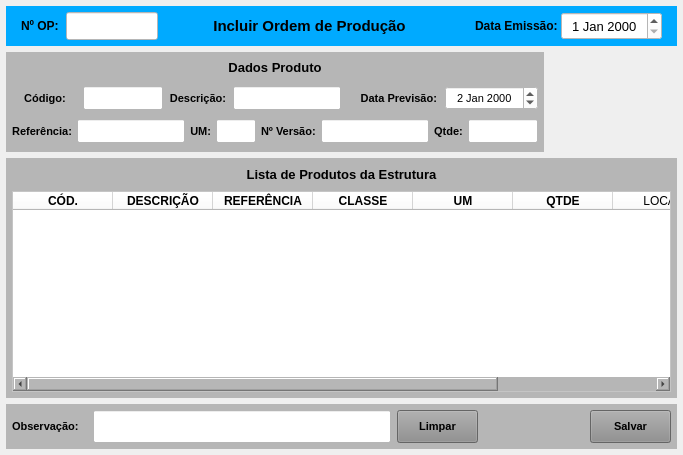
<?xml version="1.0" encoding="UTF-8"?>
<ui version="4.0">
 <class>MainWindow</class>
 <widget class="QMainWindow" name="MainWindow">
  <property name="geometry">
   <rect>
    <x>0</x>
    <y>0</y>
    <width>683</width>
    <height>455</height>
   </rect>
  </property>
  <property name="windowTitle">
   <string>Incluir Ordem de Produção</string>
  </property>
  <widget class="QWidget" name="centralwidget">
   <property name="styleSheet">
    <string notr="true"/>
   </property>
   <layout class="QVBoxLayout" name="verticalLayout_2">
    <property name="spacing">
     <number>6</number>
    </property>
    <property name="leftMargin">
     <number>6</number>
    </property>
    <property name="topMargin">
     <number>6</number>
    </property>
    <property name="rightMargin">
     <number>6</number>
    </property>
    <property name="bottomMargin">
     <number>6</number>
    </property>
    <item>
     <widget class="QWidget" name="widget_cabecalho" native="true">
      <property name="sizePolicy">
       <sizepolicy hsizetype="Preferred" vsizetype="Preferred">
        <horstretch>0</horstretch>
        <verstretch>0</verstretch>
       </sizepolicy>
      </property>
      <property name="minimumSize">
       <size>
        <width>0</width>
        <height>0</height>
       </size>
      </property>
      <property name="maximumSize">
       <size>
        <width>16777215</width>
        <height>40</height>
       </size>
      </property>
      <property name="styleSheet">
       <string notr="true">background-color: rgb(0, 170, 255);</string>
      </property>
      <layout class="QHBoxLayout" name="horizontalLayout">
       <property name="spacing">
        <number>0</number>
       </property>
       <property name="leftMargin">
        <number>15</number>
       </property>
       <property name="topMargin">
        <number>6</number>
       </property>
       <property name="rightMargin">
        <number>15</number>
       </property>
       <property name="bottomMargin">
        <number>6</number>
       </property>
       <item>
        <widget class="QLabel" name="label_3">
         <property name="sizePolicy">
          <sizepolicy hsizetype="Preferred" vsizetype="Preferred">
           <horstretch>0</horstretch>
           <verstretch>0</verstretch>
          </sizepolicy>
         </property>
         <property name="minimumSize">
          <size>
           <width>0</width>
           <height>0</height>
          </size>
         </property>
         <property name="maximumSize">
          <size>
           <width>45</width>
           <height>16777215</height>
          </size>
         </property>
         <property name="font">
          <font>
           <pointsize>9</pointsize>
           <weight>75</weight>
           <bold>true</bold>
          </font>
         </property>
         <property name="text">
          <string>Nº OP:</string>
         </property>
         <property name="alignment">
          <set>Qt::AlignLeading|Qt::AlignLeft|Qt::AlignVCenter</set>
         </property>
        </widget>
       </item>
       <item>
        <widget class="QLineEdit" name="line_Num_OP">
         <property name="sizePolicy">
          <sizepolicy hsizetype="Preferred" vsizetype="Preferred">
           <horstretch>0</horstretch>
           <verstretch>0</verstretch>
          </sizepolicy>
         </property>
         <property name="maximumSize">
          <size>
           <width>92</width>
           <height>16777215</height>
          </size>
         </property>
         <property name="font">
          <font>
           <pointsize>12</pointsize>
          </font>
         </property>
         <property name="styleSheet">
          <string notr="true">background-color: rgb(255, 255, 255);</string>
         </property>
         <property name="inputMask">
          <string/>
         </property>
         <property name="text">
          <string/>
         </property>
         <property name="frame">
          <bool>true</bool>
         </property>
         <property name="echoMode">
          <enum>QLineEdit::Normal</enum>
         </property>
         <property name="alignment">
          <set>Qt::AlignCenter</set>
         </property>
         <property name="dragEnabled">
          <bool>false</bool>
         </property>
         <property name="placeholderText">
          <string/>
         </property>
        </widget>
       </item>
       <item>
        <widget class="QLabel" name="label_13">
         <property name="sizePolicy">
          <sizepolicy hsizetype="Preferred" vsizetype="Preferred">
           <horstretch>0</horstretch>
           <verstretch>0</verstretch>
          </sizepolicy>
         </property>
         <property name="minimumSize">
          <size>
           <width>0</width>
           <height>0</height>
          </size>
         </property>
         <property name="font">
          <font>
           <pointsize>11</pointsize>
           <weight>75</weight>
           <bold>true</bold>
          </font>
         </property>
         <property name="text">
          <string>Incluir Ordem de Produção</string>
         </property>
         <property name="alignment">
          <set>Qt::AlignCenter</set>
         </property>
        </widget>
       </item>
       <item>
        <widget class="QLabel" name="label_11">
         <property name="sizePolicy">
          <sizepolicy hsizetype="Preferred" vsizetype="Preferred">
           <horstretch>0</horstretch>
           <verstretch>0</verstretch>
          </sizepolicy>
         </property>
         <property name="minimumSize">
          <size>
           <width>0</width>
           <height>0</height>
          </size>
         </property>
         <property name="maximumSize">
          <size>
           <width>100</width>
           <height>16777215</height>
          </size>
         </property>
         <property name="font">
          <font>
           <pointsize>9</pointsize>
           <weight>75</weight>
           <bold>true</bold>
          </font>
         </property>
         <property name="text">
          <string>Data Emissão: </string>
         </property>
         <property name="alignment">
          <set>Qt::AlignRight|Qt::AlignTrailing|Qt::AlignVCenter</set>
         </property>
        </widget>
       </item>
       <item>
        <widget class="QDateEdit" name="date_Emissao">
         <property name="sizePolicy">
          <sizepolicy hsizetype="Preferred" vsizetype="Preferred">
           <horstretch>0</horstretch>
           <verstretch>0</verstretch>
          </sizepolicy>
         </property>
         <property name="minimumSize">
          <size>
           <width>0</width>
           <height>0</height>
          </size>
         </property>
         <property name="maximumSize">
          <size>
           <width>101</width>
           <height>16777215</height>
          </size>
         </property>
         <property name="font">
          <font>
           <pointsize>10</pointsize>
          </font>
         </property>
         <property name="styleSheet">
          <string notr="true">background-color: rgb(255, 255, 255);</string>
         </property>
         <property name="alignment">
          <set>Qt::AlignCenter</set>
         </property>
        </widget>
       </item>
      </layout>
     </widget>
    </item>
    <item>
     <widget class="QWidget" name="widget" native="true">
      <property name="minimumSize">
       <size>
        <width>0</width>
        <height>0</height>
       </size>
      </property>
      <property name="maximumSize">
       <size>
        <width>16777215</width>
        <height>100</height>
       </size>
      </property>
      <property name="font">
       <font>
        <pointsize>8</pointsize>
       </font>
      </property>
      <layout class="QHBoxLayout" name="horizontalLayout_2">
       <property name="leftMargin">
        <number>0</number>
       </property>
       <property name="topMargin">
        <number>0</number>
       </property>
       <property name="rightMargin">
        <number>0</number>
       </property>
       <property name="bottomMargin">
        <number>0</number>
       </property>
       <item>
        <widget class="QWidget" name="widget_Cor4" native="true">
         <property name="sizePolicy">
          <sizepolicy hsizetype="Preferred" vsizetype="Preferred">
           <horstretch>0</horstretch>
           <verstretch>0</verstretch>
          </sizepolicy>
         </property>
         <property name="minimumSize">
          <size>
           <width>0</width>
           <height>0</height>
          </size>
         </property>
         <property name="maximumSize">
          <size>
           <width>16777215</width>
           <height>16777215</height>
          </size>
         </property>
         <property name="font">
          <font>
           <pointsize>8</pointsize>
          </font>
         </property>
         <property name="styleSheet">
          <string notr="true">background-color: rgb(182, 182, 182);</string>
         </property>
         <layout class="QVBoxLayout" name="verticalLayout_4">
          <property name="spacing">
           <number>1</number>
          </property>
          <property name="leftMargin">
           <number>1</number>
          </property>
          <property name="topMargin">
           <number>1</number>
          </property>
          <property name="rightMargin">
           <number>1</number>
          </property>
          <property name="bottomMargin">
           <number>3</number>
          </property>
          <item>
           <widget class="QWidget" name="widget_16" native="true">
            <property name="minimumSize">
             <size>
              <width>0</width>
              <height>0</height>
             </size>
            </property>
            <property name="maximumSize">
             <size>
              <width>16777215</width>
              <height>25</height>
             </size>
            </property>
            <property name="font">
             <font>
              <pointsize>8</pointsize>
             </font>
            </property>
            <property name="styleSheet">
             <string notr="true"/>
            </property>
            <layout class="QHBoxLayout" name="horizontalLayout_17">
             <property name="spacing">
              <number>3</number>
             </property>
             <property name="leftMargin">
              <number>3</number>
             </property>
             <property name="topMargin">
              <number>3</number>
             </property>
             <property name="rightMargin">
              <number>3</number>
             </property>
             <property name="bottomMargin">
              <number>3</number>
             </property>
             <item>
              <widget class="QLabel" name="label_52">
               <property name="maximumSize">
                <size>
                 <width>16777215</width>
                 <height>16777215</height>
                </size>
               </property>
               <property name="font">
                <font>
                 <pointsize>10</pointsize>
                 <weight>75</weight>
                 <bold>true</bold>
                </font>
               </property>
               <property name="text">
                <string>Dados Produto</string>
               </property>
               <property name="alignment">
                <set>Qt::AlignCenter</set>
               </property>
              </widget>
             </item>
            </layout>
           </widget>
          </item>
          <item>
           <widget class="QWidget" name="widget_37" native="true">
            <property name="minimumSize">
             <size>
              <width>0</width>
              <height>0</height>
             </size>
            </property>
            <property name="maximumSize">
             <size>
              <width>16777215</width>
              <height>30</height>
             </size>
            </property>
            <property name="font">
             <font>
              <pointsize>8</pointsize>
             </font>
            </property>
            <property name="styleSheet">
             <string notr="true"/>
            </property>
            <layout class="QHBoxLayout" name="horizontalLayout_4">
             <property name="spacing">
              <number>5</number>
             </property>
             <property name="leftMargin">
              <number>5</number>
             </property>
             <property name="topMargin">
              <number>3</number>
             </property>
             <property name="rightMargin">
              <number>5</number>
             </property>
             <property name="bottomMargin">
              <number>3</number>
             </property>
             <item>
              <widget class="QLabel" name="label_54">
               <property name="minimumSize">
                <size>
                 <width>0</width>
                 <height>0</height>
                </size>
               </property>
               <property name="maximumSize">
                <size>
                 <width>66</width>
                 <height>16777215</height>
                </size>
               </property>
               <property name="font">
                <font>
                 <pointsize>8</pointsize>
                 <weight>75</weight>
                 <bold>true</bold>
                </font>
               </property>
               <property name="text">
                <string>Código:</string>
               </property>
               <property name="alignment">
                <set>Qt::AlignCenter</set>
               </property>
              </widget>
             </item>
             <item>
              <widget class="QLineEdit" name="line_Codigo">
               <property name="sizePolicy">
                <sizepolicy hsizetype="Preferred" vsizetype="Preferred">
                 <horstretch>0</horstretch>
                 <verstretch>0</verstretch>
                </sizepolicy>
               </property>
               <property name="minimumSize">
                <size>
                 <width>0</width>
                 <height>0</height>
                </size>
               </property>
               <property name="maximumSize">
                <size>
                 <width>80</width>
                 <height>16777215</height>
                </size>
               </property>
               <property name="font">
                <font>
                 <pointsize>8</pointsize>
                </font>
               </property>
               <property name="styleSheet">
                <string notr="true">background-color: rgb(255, 255, 255);</string>
               </property>
               <property name="alignment">
                <set>Qt::AlignCenter</set>
               </property>
               <property name="placeholderText">
                <string/>
               </property>
              </widget>
             </item>
             <item>
              <widget class="QLabel" name="label_49">
               <property name="minimumSize">
                <size>
                 <width>0</width>
                 <height>0</height>
                </size>
               </property>
               <property name="maximumSize">
                <size>
                 <width>60</width>
                 <height>16777215</height>
                </size>
               </property>
               <property name="font">
                <font>
                 <pointsize>8</pointsize>
                 <weight>75</weight>
                 <bold>true</bold>
                </font>
               </property>
               <property name="text">
                <string>Descrição:</string>
               </property>
               <property name="alignment">
                <set>Qt::AlignCenter</set>
               </property>
              </widget>
             </item>
             <item>
              <widget class="QLineEdit" name="line_Descricao">
               <property name="sizePolicy">
                <sizepolicy hsizetype="Preferred" vsizetype="Preferred">
                 <horstretch>0</horstretch>
                 <verstretch>0</verstretch>
                </sizepolicy>
               </property>
               <property name="minimumSize">
                <size>
                 <width>0</width>
                 <height>0</height>
                </size>
               </property>
               <property name="maximumSize">
                <size>
                 <width>16777215</width>
                 <height>16777215</height>
                </size>
               </property>
               <property name="font">
                <font>
                 <pointsize>8</pointsize>
                </font>
               </property>
               <property name="styleSheet">
                <string notr="true">background-color: rgb(255, 255, 255);</string>
               </property>
               <property name="alignment">
                <set>Qt::AlignLeading|Qt::AlignLeft|Qt::AlignVCenter</set>
               </property>
              </widget>
             </item>
             <item>
              <widget class="QLabel" name="label_17">
               <property name="sizePolicy">
                <sizepolicy hsizetype="Preferred" vsizetype="Preferred">
                 <horstretch>0</horstretch>
                 <verstretch>0</verstretch>
                </sizepolicy>
               </property>
               <property name="minimumSize">
                <size>
                 <width>0</width>
                 <height>0</height>
                </size>
               </property>
               <property name="maximumSize">
                <size>
                 <width>95</width>
                 <height>16777215</height>
                </size>
               </property>
               <property name="font">
                <font>
                 <pointsize>8</pointsize>
                 <weight>75</weight>
                 <bold>true</bold>
                </font>
               </property>
               <property name="text">
                <string>Data Previsão: </string>
               </property>
               <property name="alignment">
                <set>Qt::AlignRight|Qt::AlignTrailing|Qt::AlignVCenter</set>
               </property>
              </widget>
             </item>
             <item>
              <widget class="QDateEdit" name="date_Previsao">
               <property name="sizePolicy">
                <sizepolicy hsizetype="Preferred" vsizetype="Preferred">
                 <horstretch>0</horstretch>
                 <verstretch>0</verstretch>
                </sizepolicy>
               </property>
               <property name="minimumSize">
                <size>
                 <width>0</width>
                 <height>0</height>
                </size>
               </property>
               <property name="maximumSize">
                <size>
                 <width>101</width>
                 <height>16777215</height>
                </size>
               </property>
               <property name="font">
                <font>
                 <pointsize>8</pointsize>
                </font>
               </property>
               <property name="styleSheet">
                <string notr="true">background-color: rgb(255, 255, 255);</string>
               </property>
               <property name="alignment">
                <set>Qt::AlignCenter</set>
               </property>
               <property name="date">
                <date>
                 <year>2000</year>
                 <month>1</month>
                 <day>2</day>
                </date>
               </property>
              </widget>
             </item>
            </layout>
           </widget>
          </item>
          <item>
           <widget class="QWidget" name="widget_14" native="true">
            <property name="minimumSize">
             <size>
              <width>0</width>
              <height>0</height>
             </size>
            </property>
            <property name="maximumSize">
             <size>
              <width>16777215</width>
              <height>30</height>
             </size>
            </property>
            <property name="font">
             <font>
              <pointsize>8</pointsize>
             </font>
            </property>
            <property name="styleSheet">
             <string notr="true"/>
            </property>
            <layout class="QHBoxLayout" name="horizontalLayout_15">
             <property name="spacing">
              <number>5</number>
             </property>
             <property name="leftMargin">
              <number>5</number>
             </property>
             <property name="topMargin">
              <number>3</number>
             </property>
             <property name="rightMargin">
              <number>5</number>
             </property>
             <property name="bottomMargin">
              <number>3</number>
             </property>
             <item>
              <widget class="QLabel" name="label_55">
               <property name="minimumSize">
                <size>
                 <width>0</width>
                 <height>0</height>
                </size>
               </property>
               <property name="maximumSize">
                <size>
                 <width>66</width>
                 <height>16777215</height>
                </size>
               </property>
               <property name="font">
                <font>
                 <pointsize>8</pointsize>
                 <weight>75</weight>
                 <bold>true</bold>
                </font>
               </property>
               <property name="text">
                <string>Referência:</string>
               </property>
               <property name="alignment">
                <set>Qt::AlignCenter</set>
               </property>
              </widget>
             </item>
             <item>
              <widget class="QLineEdit" name="line_Referencia">
               <property name="sizePolicy">
                <sizepolicy hsizetype="Preferred" vsizetype="Preferred">
                 <horstretch>0</horstretch>
                 <verstretch>0</verstretch>
                </sizepolicy>
               </property>
               <property name="minimumSize">
                <size>
                 <width>0</width>
                 <height>0</height>
                </size>
               </property>
               <property name="maximumSize">
                <size>
                 <width>16777215</width>
                 <height>16777215</height>
                </size>
               </property>
               <property name="font">
                <font>
                 <pointsize>8</pointsize>
                </font>
               </property>
               <property name="cursor">
                <cursorShape>IBeamCursor</cursorShape>
               </property>
               <property name="styleSheet">
                <string notr="true">background-color: rgb(255, 255, 255);</string>
               </property>
               <property name="inputMask">
                <string/>
               </property>
               <property name="text">
                <string/>
               </property>
               <property name="maxLength">
                <number>20</number>
               </property>
               <property name="frame">
                <bool>true</bool>
               </property>
               <property name="echoMode">
                <enum>QLineEdit::Normal</enum>
               </property>
               <property name="alignment">
                <set>Qt::AlignLeading|Qt::AlignLeft|Qt::AlignVCenter</set>
               </property>
              </widget>
             </item>
             <item>
              <widget class="QLabel" name="label_25">
               <property name="maximumSize">
                <size>
                 <width>25</width>
                 <height>16777215</height>
                </size>
               </property>
               <property name="font">
                <font>
                 <pointsize>8</pointsize>
                 <weight>75</weight>
                 <bold>true</bold>
                </font>
               </property>
               <property name="text">
                <string>UM:</string>
               </property>
               <property name="alignment">
                <set>Qt::AlignRight|Qt::AlignTrailing|Qt::AlignVCenter</set>
               </property>
              </widget>
             </item>
             <item>
              <widget class="QLineEdit" name="line_UM">
               <property name="sizePolicy">
                <sizepolicy hsizetype="Preferred" vsizetype="Preferred">
                 <horstretch>0</horstretch>
                 <verstretch>0</verstretch>
                </sizepolicy>
               </property>
               <property name="minimumSize">
                <size>
                 <width>0</width>
                 <height>0</height>
                </size>
               </property>
               <property name="maximumSize">
                <size>
                 <width>40</width>
                 <height>16777215</height>
                </size>
               </property>
               <property name="font">
                <font>
                 <pointsize>8</pointsize>
                </font>
               </property>
               <property name="styleSheet">
                <string notr="true">background-color: rgb(255, 255, 255);</string>
               </property>
               <property name="alignment">
                <set>Qt::AlignCenter</set>
               </property>
              </widget>
             </item>
             <item>
              <widget class="QLabel" name="label_77">
               <property name="minimumSize">
                <size>
                 <width>0</width>
                 <height>0</height>
                </size>
               </property>
               <property name="maximumSize">
                <size>
                 <width>65</width>
                 <height>16777215</height>
                </size>
               </property>
               <property name="font">
                <font>
                 <pointsize>8</pointsize>
                 <weight>75</weight>
                 <bold>true</bold>
                </font>
               </property>
               <property name="text">
                <string>Nº Versão:</string>
               </property>
               <property name="alignment">
                <set>Qt::AlignLeading|Qt::AlignLeft|Qt::AlignVCenter</set>
               </property>
              </widget>
             </item>
             <item>
              <widget class="QLineEdit" name="line_Versao">
               <property name="sizePolicy">
                <sizepolicy hsizetype="Preferred" vsizetype="Preferred">
                 <horstretch>0</horstretch>
                 <verstretch>0</verstretch>
                </sizepolicy>
               </property>
               <property name="minimumSize">
                <size>
                 <width>0</width>
                 <height>0</height>
                </size>
               </property>
               <property name="maximumSize">
                <size>
                 <width>16777215</width>
                 <height>16777215</height>
                </size>
               </property>
               <property name="font">
                <font>
                 <pointsize>8</pointsize>
                </font>
               </property>
               <property name="styleSheet">
                <string notr="true">background-color: rgb(255, 255, 255);</string>
               </property>
               <property name="alignment">
                <set>Qt::AlignCenter</set>
               </property>
               <property name="placeholderText">
                <string/>
               </property>
              </widget>
             </item>
             <item>
              <widget class="QLabel" name="label_37">
               <property name="minimumSize">
                <size>
                 <width>0</width>
                 <height>0</height>
                </size>
               </property>
               <property name="maximumSize">
                <size>
                 <width>35</width>
                 <height>16777215</height>
                </size>
               </property>
               <property name="font">
                <font>
                 <pointsize>8</pointsize>
                 <weight>75</weight>
                 <bold>true</bold>
                </font>
               </property>
               <property name="text">
                <string>Qtde:</string>
               </property>
               <property name="alignment">
                <set>Qt::AlignCenter</set>
               </property>
              </widget>
             </item>
             <item>
              <widget class="QLineEdit" name="line_Qtde">
               <property name="sizePolicy">
                <sizepolicy hsizetype="Preferred" vsizetype="Preferred">
                 <horstretch>0</horstretch>
                 <verstretch>0</verstretch>
                </sizepolicy>
               </property>
               <property name="minimumSize">
                <size>
                 <width>0</width>
                 <height>0</height>
                </size>
               </property>
               <property name="maximumSize">
                <size>
                 <width>70</width>
                 <height>16777215</height>
                </size>
               </property>
               <property name="font">
                <font>
                 <pointsize>8</pointsize>
                </font>
               </property>
               <property name="cursor">
                <cursorShape>IBeamCursor</cursorShape>
               </property>
               <property name="styleSheet">
                <string notr="true">background-color: rgb(255, 255, 255);</string>
               </property>
               <property name="inputMask">
                <string/>
               </property>
               <property name="text">
                <string/>
               </property>
               <property name="frame">
                <bool>true</bool>
               </property>
               <property name="echoMode">
                <enum>QLineEdit::Normal</enum>
               </property>
               <property name="alignment">
                <set>Qt::AlignCenter</set>
               </property>
               <property name="placeholderText">
                <string/>
               </property>
              </widget>
             </item>
            </layout>
           </widget>
          </item>
         </layout>
        </widget>
       </item>
       <item>
        <widget class="QWidget" name="widget_2" native="true">
         <property name="font">
          <font>
           <pointsize>8</pointsize>
          </font>
         </property>
        </widget>
       </item>
      </layout>
     </widget>
    </item>
    <item>
     <widget class="QWidget" name="widget_Cor2" native="true">
      <property name="font">
       <font>
        <pointsize>8</pointsize>
       </font>
      </property>
      <property name="styleSheet">
       <string notr="true">background-color: rgb(182, 182, 182);</string>
      </property>
      <layout class="QVBoxLayout" name="verticalLayout_3">
       <property name="spacing">
        <number>6</number>
       </property>
       <property name="leftMargin">
        <number>6</number>
       </property>
       <property name="topMargin">
        <number>6</number>
       </property>
       <property name="rightMargin">
        <number>6</number>
       </property>
       <property name="bottomMargin">
        <number>6</number>
       </property>
       <item>
        <widget class="QLabel" name="label_Titulo">
         <property name="sizePolicy">
          <sizepolicy hsizetype="Preferred" vsizetype="Preferred">
           <horstretch>0</horstretch>
           <verstretch>0</verstretch>
          </sizepolicy>
         </property>
         <property name="minimumSize">
          <size>
           <width>0</width>
           <height>0</height>
          </size>
         </property>
         <property name="maximumSize">
          <size>
           <width>16777215</width>
           <height>21</height>
          </size>
         </property>
         <property name="font">
          <font>
           <pointsize>10</pointsize>
           <weight>75</weight>
           <bold>true</bold>
          </font>
         </property>
         <property name="text">
          <string>Lista de Produtos da Estrutura</string>
         </property>
         <property name="alignment">
          <set>Qt::AlignCenter</set>
         </property>
        </widget>
       </item>
       <item>
        <widget class="QTableWidget" name="table_Estrutura">
         <property name="sizePolicy">
          <sizepolicy hsizetype="Preferred" vsizetype="Preferred">
           <horstretch>0</horstretch>
           <verstretch>0</verstretch>
          </sizepolicy>
         </property>
         <property name="font">
          <font>
           <pointsize>8</pointsize>
          </font>
         </property>
         <property name="styleSheet">
          <string notr="true">background-color: rgb(255, 255, 255);</string>
         </property>
         <column>
          <property name="text">
           <string>CÓD.</string>
          </property>
          <property name="font">
           <font>
            <family>Segoe UI</family>
            <pointsize>9</pointsize>
            <weight>75</weight>
            <bold>true</bold>
           </font>
          </property>
          <property name="textAlignment">
           <set>AlignCenter</set>
          </property>
         </column>
         <column>
          <property name="text">
           <string>DESCRIÇÃO</string>
          </property>
          <property name="font">
           <font>
            <pointsize>9</pointsize>
            <weight>75</weight>
            <bold>true</bold>
           </font>
          </property>
          <property name="textAlignment">
           <set>AlignCenter</set>
          </property>
         </column>
         <column>
          <property name="text">
           <string>REFERÊNCIA</string>
          </property>
          <property name="font">
           <font>
            <pointsize>9</pointsize>
            <weight>75</weight>
            <bold>true</bold>
           </font>
          </property>
          <property name="textAlignment">
           <set>AlignCenter</set>
          </property>
         </column>
         <column>
          <property name="text">
           <string>CLASSE</string>
          </property>
          <property name="font">
           <font>
            <family>Segoe UI</family>
            <pointsize>9</pointsize>
            <weight>75</weight>
            <bold>true</bold>
           </font>
          </property>
          <property name="textAlignment">
           <set>AlignCenter</set>
          </property>
         </column>
         <column>
          <property name="text">
           <string>UM</string>
          </property>
          <property name="font">
           <font>
            <pointsize>9</pointsize>
            <weight>75</weight>
            <bold>true</bold>
           </font>
          </property>
          <property name="textAlignment">
           <set>AlignCenter</set>
          </property>
         </column>
         <column>
          <property name="text">
           <string>QTDE</string>
          </property>
          <property name="font">
           <font>
            <pointsize>9</pointsize>
            <weight>75</weight>
            <bold>true</bold>
           </font>
          </property>
          <property name="textAlignment">
           <set>AlignCenter</set>
          </property>
         </column>
         <column>
          <property name="text">
           <string>LOCAL</string>
          </property>
         </column>
         <column>
          <property name="text">
           <string>SALDO</string>
          </property>
          <property name="font">
           <font>
            <pointsize>9</pointsize>
            <weight>75</weight>
            <bold>true</bold>
           </font>
          </property>
          <property name="textAlignment">
           <set>AlignCenter</set>
          </property>
         </column>
        </widget>
       </item>
      </layout>
     </widget>
    </item>
    <item>
     <widget class="QWidget" name="widget_Cor3" native="true">
      <property name="sizePolicy">
       <sizepolicy hsizetype="Preferred" vsizetype="Preferred">
        <horstretch>0</horstretch>
        <verstretch>0</verstretch>
       </sizepolicy>
      </property>
      <property name="minimumSize">
       <size>
        <width>0</width>
        <height>0</height>
       </size>
      </property>
      <property name="maximumSize">
       <size>
        <width>16777215</width>
        <height>45</height>
       </size>
      </property>
      <property name="font">
       <font>
        <pointsize>8</pointsize>
       </font>
      </property>
      <property name="styleSheet">
       <string notr="true">background-color: rgb(182, 182, 182);</string>
      </property>
      <layout class="QHBoxLayout" name="horizontalLayout_5">
       <property name="leftMargin">
        <number>6</number>
       </property>
       <property name="topMargin">
        <number>6</number>
       </property>
       <property name="rightMargin">
        <number>6</number>
       </property>
       <property name="bottomMargin">
        <number>6</number>
       </property>
       <item>
        <widget class="QLabel" name="label_27">
         <property name="sizePolicy">
          <sizepolicy hsizetype="Preferred" vsizetype="Preferred">
           <horstretch>0</horstretch>
           <verstretch>0</verstretch>
          </sizepolicy>
         </property>
         <property name="minimumSize">
          <size>
           <width>0</width>
           <height>0</height>
          </size>
         </property>
         <property name="maximumSize">
          <size>
           <width>75</width>
           <height>16777215</height>
          </size>
         </property>
         <property name="font">
          <font>
           <pointsize>8</pointsize>
           <weight>75</weight>
           <bold>true</bold>
          </font>
         </property>
         <property name="text">
          <string>Observação:</string>
         </property>
         <property name="alignment">
          <set>Qt::AlignLeading|Qt::AlignLeft|Qt::AlignVCenter</set>
         </property>
        </widget>
       </item>
       <item>
        <widget class="QLineEdit" name="line_Obs">
         <property name="sizePolicy">
          <sizepolicy hsizetype="Preferred" vsizetype="Preferred">
           <horstretch>0</horstretch>
           <verstretch>0</verstretch>
          </sizepolicy>
         </property>
         <property name="minimumSize">
          <size>
           <width>0</width>
           <height>0</height>
          </size>
         </property>
         <property name="maximumSize">
          <size>
           <width>16777215</width>
           <height>16777215</height>
          </size>
         </property>
         <property name="font">
          <font>
           <pointsize>8</pointsize>
          </font>
         </property>
         <property name="cursor">
          <cursorShape>IBeamCursor</cursorShape>
         </property>
         <property name="styleSheet">
          <string notr="true">background-color: rgb(255, 255, 255);</string>
         </property>
         <property name="inputMask">
          <string/>
         </property>
         <property name="text">
          <string/>
         </property>
         <property name="maxLength">
          <number>110</number>
         </property>
         <property name="frame">
          <bool>true</bool>
         </property>
         <property name="echoMode">
          <enum>QLineEdit::Normal</enum>
         </property>
         <property name="alignment">
          <set>Qt::AlignLeading|Qt::AlignLeft|Qt::AlignVCenter</set>
         </property>
        </widget>
       </item>
       <item>
        <widget class="QPushButton" name="btn_Limpar">
         <property name="sizePolicy">
          <sizepolicy hsizetype="Preferred" vsizetype="Preferred">
           <horstretch>0</horstretch>
           <verstretch>0</verstretch>
          </sizepolicy>
         </property>
         <property name="minimumSize">
          <size>
           <width>0</width>
           <height>0</height>
          </size>
         </property>
         <property name="maximumSize">
          <size>
           <width>81</width>
           <height>16777215</height>
          </size>
         </property>
         <property name="font">
          <font>
           <pointsize>8</pointsize>
           <weight>75</weight>
           <bold>true</bold>
          </font>
         </property>
         <property name="cursor">
          <cursorShape>PointingHandCursor</cursorShape>
         </property>
         <property name="styleSheet">
          <string notr="true">background-color: rgb(141, 141, 141);</string>
         </property>
         <property name="text">
          <string>Limpar</string>
         </property>
        </widget>
       </item>
       <item>
        <widget class="QLabel" name="label_4">
         <property name="minimumSize">
          <size>
           <width>0</width>
           <height>0</height>
          </size>
         </property>
         <property name="maximumSize">
          <size>
           <width>100</width>
           <height>16777215</height>
          </size>
         </property>
         <property name="font">
          <font>
           <pointsize>8</pointsize>
          </font>
         </property>
         <property name="text">
          <string/>
         </property>
        </widget>
       </item>
       <item>
        <widget class="QPushButton" name="btn_Salvar">
         <property name="sizePolicy">
          <sizepolicy hsizetype="Preferred" vsizetype="Preferred">
           <horstretch>0</horstretch>
           <verstretch>0</verstretch>
          </sizepolicy>
         </property>
         <property name="minimumSize">
          <size>
           <width>0</width>
           <height>0</height>
          </size>
         </property>
         <property name="maximumSize">
          <size>
           <width>81</width>
           <height>16777215</height>
          </size>
         </property>
         <property name="font">
          <font>
           <pointsize>8</pointsize>
           <weight>75</weight>
           <bold>true</bold>
          </font>
         </property>
         <property name="cursor">
          <cursorShape>PointingHandCursor</cursorShape>
         </property>
         <property name="styleSheet">
          <string notr="true">background-color: rgb(141, 141, 141);</string>
         </property>
         <property name="text">
          <string>Salvar</string>
         </property>
        </widget>
       </item>
      </layout>
     </widget>
    </item>
   </layout>
  </widget>
 </widget>
 <resources/>
 <connections/>
</ui>
